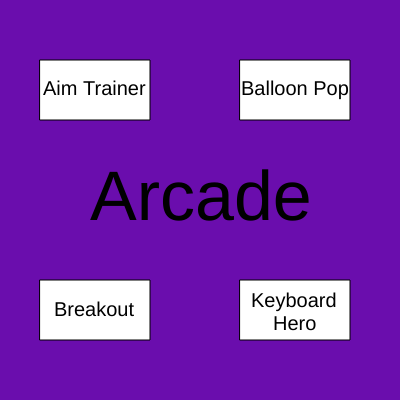
Frame 1 (no input)
Frame 60 (no input): identical to frame 1, image omitted
Frame 120 (the mouse pressed at the canvas centre since frame 60): identical to frame 1, image omitted

The p5.js sketch that drew this single still picture (run headless with seeded random() and noise() and a simulated clock; from frame 60 on, the mouse is pressed at the canvas centre):

// p5.js sketch
// ── sketch.js
// variables for Target Game
let targets = [];
let clicksCount = 0;
let gameOver = false;
let startTime, finalTime;

// variables for Balloon Popper Game
let pinY = 0;
let pinSpeed = 3;
let randX; 
let randY; 
let score = 0;
let screen = 1;

function setup() {
  createCanvas(400, 400);

  // random variables initialized for Pin Game
  randX = random(25, 375);
  randY = random(200, 375);
  
  // Create targets at specific positions
  targets.push(new Target(50, 100));
  targets.push(new Target(350, 100));
  targets.push(new Target(50, 350));
  targets.push(new Target(350, 350));
  targets.push(new Target(200, 200));

  
}

function draw() {
  background(0, 153, 255);

  if (screen === 1){
    background(106,13,173);
    fill(255,255,255);
    
    rect(40,60,110,60);
    rect(240,60,110,60);
    rect(40,280,110,60);
    rect(240,280,110,60);
    textSize(20);
    fill(0);
    text('Aim Trainer',43,95);
    text('Balloon Pop', 241,95);
    text('Breakout',54,316);
    text('Keyboard',251,307);
    text('Hero',273,330);
    textSize(70);
    text('Arcade', 90,220);

    //Starts Aim Trainer
    if(mouseX >= 40 && mouseX <= 150 && mouseY >= 60 && mouseY <= 120 && mouseIsPressed){
      screen = 2;
      for (let i = 0; i < targets.length; i++) {
        targets[i].isBroken = false;
      }
      startTime = millis();
    }
    
    //Starts Balloon Popper
    if(mouseX >= 240 && mouseX <= 350 && mouseY >= 60 && mouseY <= 120 && mouseIsPressed){
      screen = 4;
    }

  }

  if (screen === 2) {
    let seconds = (millis() - startTime) / 1000; // Calculate the elapsed time in seconds

    // Ensure text is aligned to the top-left for the timer
    //textAlign(LEFT, TOP);  // Reset text alignment for the timer
    textSize(32);
    fill(0);
    text('Time: ' + nf(seconds, 0, 2) + ' seconds', 10, height / 14);

    // Draw each target
    for (let i = 0; i < targets.length; i++) {
      targets[i].show();
    }


  }

  if (screen === 3 || gameOver) {
    // Game complete screen
    background(106,13,173);
    textSize(32);
    fill(0);
    //textAlign(CENTER, CENTER);  // Center the game complete text
    text('Game Complete!', width / 2, height / 2 - 60);
    text('Final Time: ' + nf(finalTime, 0, 2) + ' seconds', width / 2, (height / 2) - 20);
    
    fill(255,255,255);
    rect(90,220,90,50);
    rect(240,220,90,50);
    fill(0);
    textSize(20);
    text('Home',135,245);
    text('Play',285,235);
    text('Again',285,255);

    if(mouseX >= 90 && mouseX <= 180 && mouseY >= 220 && mouseY <= 270 && mouseIsPressed){
      resetHome();
      screen = 1;
    }

    if(mouseX >= 240 && mouseX <= 330 && mouseY >= 220 && mouseY <= 270 && mouseIsPressed){
      resetGame();
      screen = 2;
    }


  }

  if (screen === 4){
    background(220);
    
    textSize(50);
    fill(255);
    rect(140,150,120,70);
    fill(0);
    text('Play', 150, 200);

    text('Balloon Popper', 30, 60);
    
    if(mouseX >= 140 && mouseX <= 260 && mouseY >= 150 && mouseY <= 220 && mouseIsPressed){
      screen = 5;
    }
  }

  if (screen === 5){
    background(220);
    textSize(50);
    text('Score: ', 100, 50);
    text(score, 250, 50);
    
   if(mouseX >= randX - 25 && mouseX <= randX + 25 && pinY + 50 >= randY-25 ){
    randX = random(25, 375);
    randY = random(200, 375);
    pinY = 0;
    score = score + 1;
  }
  
    circle(randX,randY,50);
  
    triangle(mouseX - 5, pinY, mouseX + 5, pinY, mouseX, pinY + 50);
  
    pinY = pinY + pinSpeed;
  
    if(pinY > height) {
      screen = 6;
      pinY = 0;
    }
  }

  if (screen === 6){
    background(220);
    textSize(50);
    fill(255);
    rect(130,250,140,70);
    fill(0);
    text('Home', 135, 300);
    text('Score: ', 100, 50);
    text(score, 250, 50);
    text('Game Over', 75, 150);
    
    if(mouseX >= 130 && mouseX <= 270 && mouseY >= 250 && mouseY <= 320 && mouseIsPressed){
      screen = 1;
      score = 0;
    }
  }
}

// Class to handle each target
class Target {
  constructor(x, y) {
    this.x = x;
    this.y = y;
    this.size = 60;
    this.isBroken = false;  // To track if the target is broken
  }

  // Draw the target
  show() {
    if (!this.isBroken) {  // Only show if it's not broken
      // Draw red outer circle
      fill('red');
      circle(this.x, this.y, this.size);
  
      // Draw white inner circle
      fill('white');
      circle(this.x, this.y, this.size - 10);
  
      // Draw smaller red circle
      fill('red');
      circle(this.x, this.y, this.size - 30);
  
      // Draw smallest white circle
      fill('white');
      circle(this.x, this.y, this.size - 50);
    }
  }

  // Check if the target was clicked
  clicked() {
    let d = dist(mouseX, mouseY, this.x, this.y);  // Calculate distance from mouse to target
    if (d < this.size / 2 && !this.isBroken) {  // Only break the target if it's not already broken
      this.isBroken = true;
      clicksCount++;
      checkGameStatus();  // Check if the game is complete
    }
  }
}

// follows each mouse click
function mousePressed() {
  if (!gameOver) {
    for (let i = 0; i < targets.length; i++) {
      targets[i].clicked();  // Check if a target was clicked
    }
  }
  else{
    screen = 1;
  }
}

// checks if all targets are clicked
function checkGameStatus() {
  if (clicksCount >= targets.length) {
    gameOver = true;
    screen = 3;
    finalTime = (millis() - startTime) / 1000;  // Capture the final time
  }
}

// reset game
function resetGame() {
  gameOver = false;
  clicksCount = 0;
  startTime = millis();  // Restart the timer
  finalTime = 0;

  // Reset the targets
  for (let i = 0; i < targets.length; i++) {
    targets[i].isBroken = false;
  }
}

function resetHome(){
  gameOver = false;
  clicksCount = 0;
  startTime = millis();  // Restart the timer
  finalTime = 0;
}
